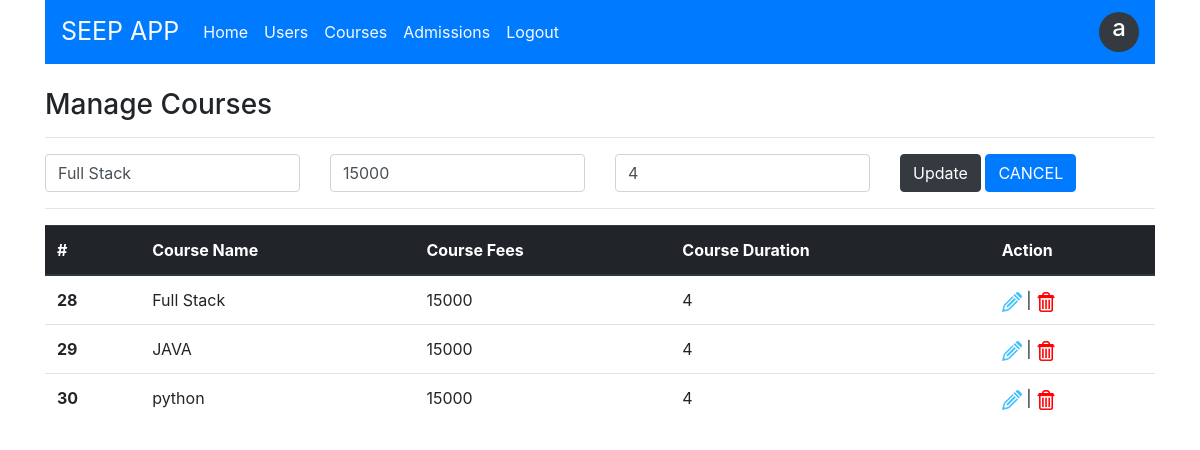
The page /courses.php?edit=28 (signed in) on the database its author committed.
### tables this page shows
CREATE TABLE `course` (
  `course_id` int(11) NOT NULL,
  `course_name` varchar(50) NOT NULL,
  `course_fees` double NOT NULL,
  `course_duration` int(11) NOT NULL
);

### courses.php (the view, shortened to what this page needs)
<!DOCTYPE html>
<html>
<head>
    <link rel="stylesheet" href="css/style.css">
    <link rel="stylesheet" href="https://maxcdn.bootstrapcdn.com/bootstrap/4.0.0/css/bootstrap.min.css">
</head>
<body>
<?php
    include("include/dbconnection.php");
    $courseName="";
    $courseFees="";
    $courseDuration="";
    if(isset($_REQUEST['edit']))
    {
        $editId=$_REQUEST['edit'];
        $qry="SELECT * FROM course WHERE course_id='$editId'";
        $courseList=mysqli_query($con,$qry);
        $course=mysqli_fetch_assoc($courseList);
        $courseName=$course['course_name'];
        $courseFees=$course['course_fees'];
        $courseDuration=$course['course_duration'];
    }
?>
	<div class="container">
        <?php include("include/header.php");
        ?>
        <br>
        <section>
            <div class="row">
                <div class="col">
                    <h3>Manage Courses</h3>
                    <hr>
                    <form action="" method="post">
                        <div class="row">
                            <div class="col">
                            <input type="text" name="courseName" class="form-control" placeholder="Course Name" value="<?=$courseName?>" required>
                            </div>
                            <div class="col">
                                <input type="text" name="courseFees" class="form-control" placeholder="Fees" value="<?=$courseFees?>" required>
                            </div>
                            <div class="col">
                                <input type="text" name="courseDuration" class="form-control" placeholder="duration" value="<?=$courseDuration?>" required>
                            </div>
                            <div class="col">
                                <?php if(isset($_REQUEST['edit'])){ ?>
                                        <input type="submit" name="btnUpdateCourse" class="btn btn-dark" placeholder="duration" value="Update" required>
                                        <a href="courses.php" class="btn btn-primary"> CANCEL </a>
                                <?php } else{?>
                                    <input type="submit" name="btnAddCourse" class="btn btn-primary" placeholder="duration" value="Add" required>
                                <?php } ?>
                            </div>
                        </div>
                    </form>
                    <hr>
                    <table class="table">
                        <thead class="thead-dark">
                            <tr>
                            <th scope="col">#</th>
                            <th scope="col">Course Name</th>
                            <th scope="col">Course Fees</th>
                            <th scope="col">Course Duration</th>
                            <th scope="col">Action</th>
                            </tr>
                        </thead>
                        <tbody>
                            <?php
                                $qry="SELECT * FROM course";
                                $courseList = mysqli_query($con,$qry);
                                while($course=mysqli_fetch_assoc($courseList)){
                                ?>
                                <tr>
                                    <th><?=$course["course_id"]?></th>
                                    <td><?=$course['course_name']?></td>
                                    <td><?=$course['course_fees']?></td>
                                    <td><?=$course['course_duration']?></td>
                                    <td><a href="courses.php?edit=<?=$course["course_id"]?>"><img src="images/edit.png" title="Edit" width=20px;></a> |
                                    <a href="courses.php?delete=<?=$course["course_id"]?>"><img src="images/delete.png" title="Delete" width=20px;></a></td>
                                </tr>
                            <?php } ?>
                        </tbody>
                    </table>
                </div>
            </div>
        </section>
    </div>
</body>
</html>

### rows shown on the page
course: courseName "Full Stack", courseFees "15000", courseDuration "4", course_id "28", course_name "Full Stack", course_fees "15000", course_duration "4"
course: course_id "29", course_name "JAVA", course_fees "15000", course_duration "4"
course: course_id "30", course_name "python", course_fees "15000", course_duration "4"

### other values the page prints
$username1 "a"
